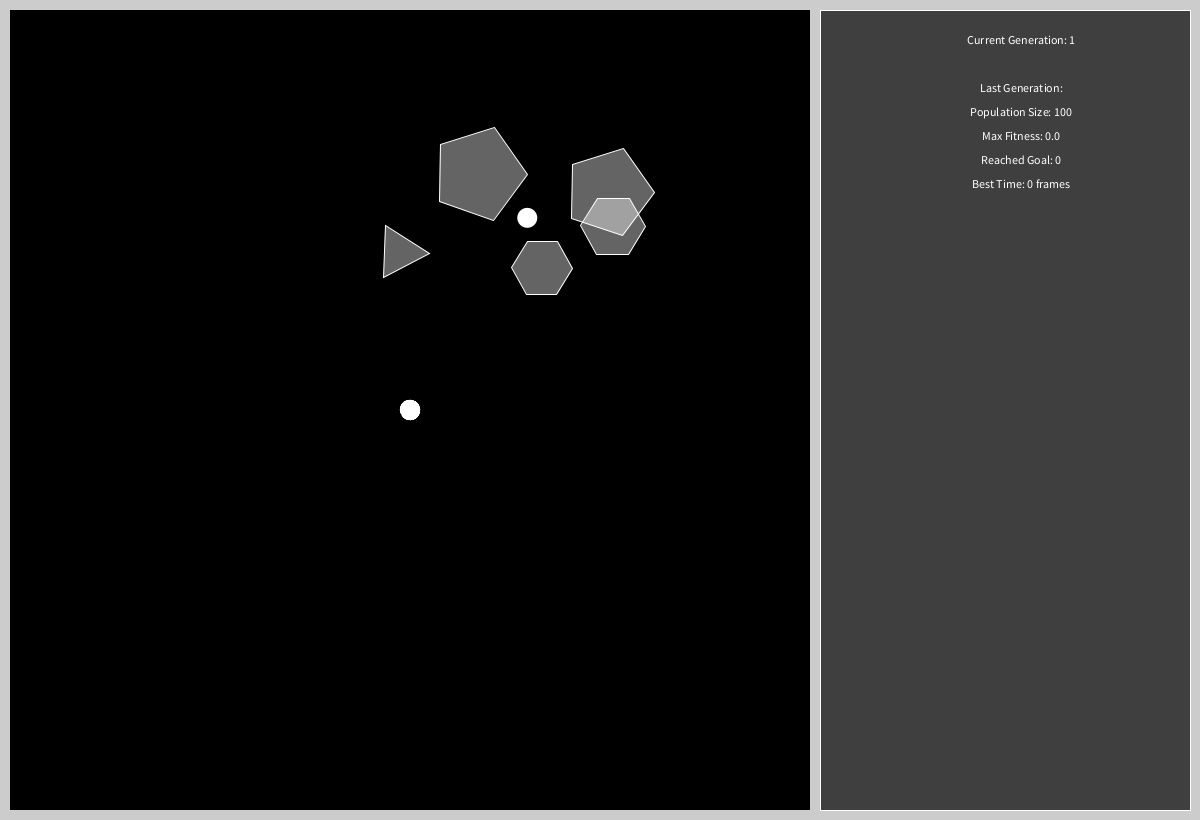
Frame 1 (no input)
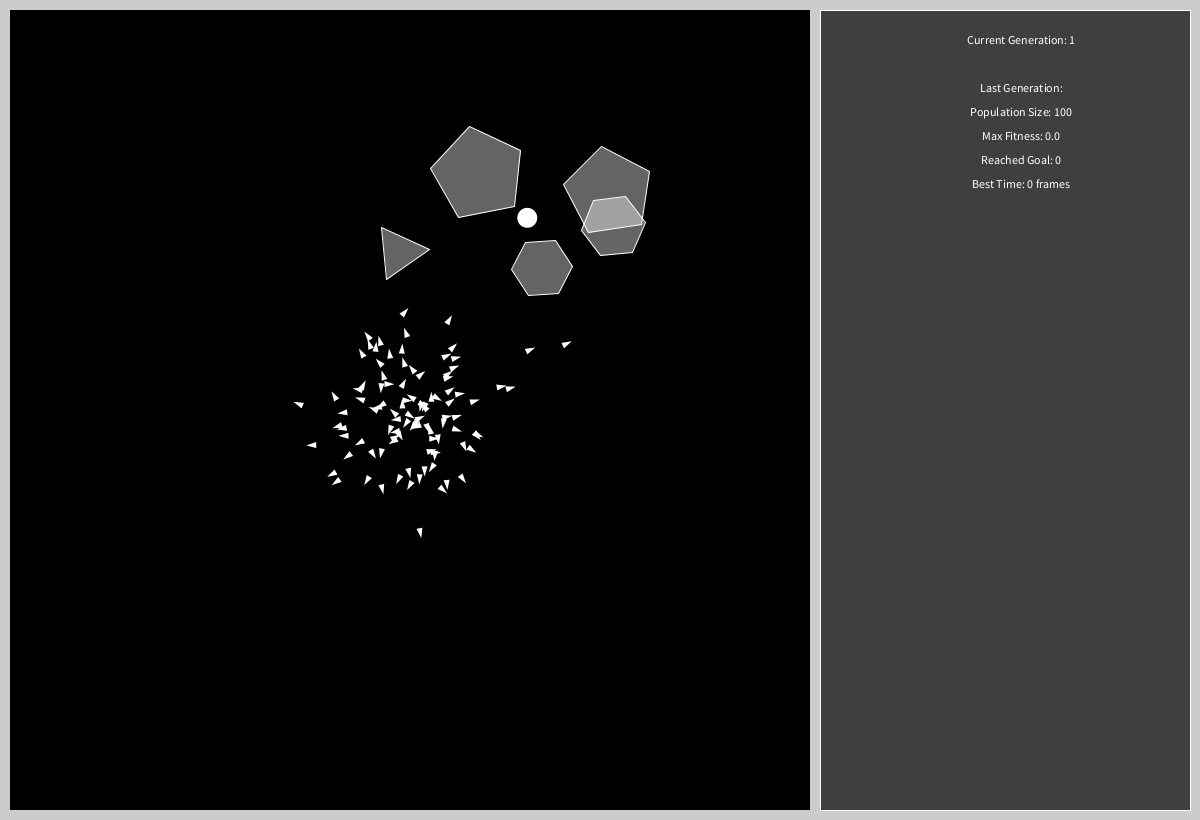
Frame 60 (the mouse pressed at the canvas centre just before this capture)
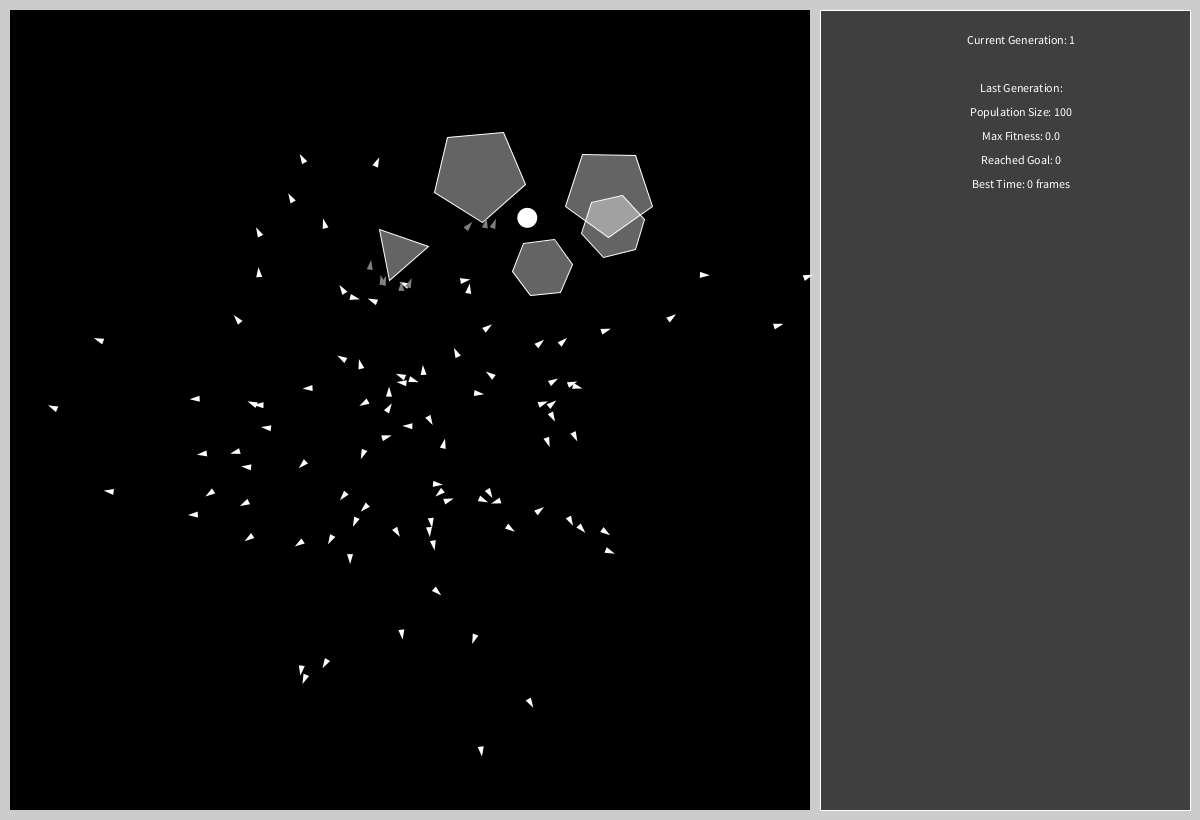
Frame 120 (the mouse held since frame 60 and released just before this capture)

The Processing sketch that drew these frames (run headless with seeded random() and noise(); from frame 60 on, the mouse is pressed at the canvas centre):

// Processing sketch: smartRockets
// ── smartRockets.pde
Arena A;
Population P;
PVector launchPoint;

void setup() {
  size(1200, 820);
  launchPoint = new PVector(0,0);
  P = new Population(100, 250, 500);
  A = new Arena(800, 800, P);
  P.target = new Target(A.wide*random(0,1)-A.wide/2,A.high*random(0,1)-A.high/2, 10);
  A.createObs(5);
}

void draw() {
  A.update();
  A.disp();
}

void keyReleased() {
 P.keyReleased(); 
}

// ── Arena.pde
class Arena { 
  float wide, high;
  int xoff = 10;
  int yoff = 10;

  Population P;  //current generation being simulated
  ArrayList<Obstacle> obstacles;

  int currentRound;

  Arena(int W, int H, Population Q) {
    wide = W;
    high = H;
    P = Q;
    currentRound = 1;
    obstacles = new ArrayList<Obstacle>();
    readout();
  }

  void update() {
    detectCollisions(); 
    dieOfOldAge();
    P.update();
  }

  void disp() {
    push();
    rectMode(CENTER);
    noStroke();
    fill(0);
    translate(xoff, yoff);
    translate(wide/2, high/2);
    rect(0, 0, wide, high);
    for (Obstacle o : obstacles) o.disp();
    P.disp();
    pop();
    //readout();
  }
  
  void createObs(int O) {
    for (int i=0; i<O; i++) {
      float randAng = random(0,2*PI);
      float randRad = random(50,200);
      Obstacle t = new Obstacle(randRad*cos(randAng), randRad*sin(randAng), random(20,50));
      t.loc.add(P.target.loc);
      obstacles.add(t);
    }
  }

  void detectCollisions() {
    for (Rocket r : P.rockets) {
      r.alive = false;
      if ( r.pos.x > -wide/2 && r.pos.x < wide/2 )
        if ( r.pos.y > -high/2 && r.pos.y < high/2 )  
          r.alive = true;
      if (dist(r.pos.x, r.pos.y, P.target.loc.x, P.target.loc.y) < P.target.radius) {
        r.alive = false;
        r.reachedGoal = true;
      }
      for (Obstacle b : obstacles) {
        if (dist(r.pos.x, r.pos.y, b.loc.x, b.loc.y) < b.rad) {
          r.alive = false;
        }
      }
    }
  }

  void dieOfOldAge() {    
    for (Rocket r : P.rockets) {
      if (r.count > P.lifespan) r.alive = false;
    }
  }

  void readout() {
    push();
    translate(wide+2*xoff, yoff);
    rectMode(CORNERS);
    stroke(255);
    fill(255/4);
    rect(0, 0, (width-wide)-3*xoff, height-2*yoff);
    translate((width-wide)/2, yoff+24);
    fill(255);
    textAlign(CENTER);
    text("Current Generation: " + currentRound, 0, 0);
    translate(0, 24*2.0);
    text("Last Generation:", 0, 0);
    translate(0, 24*1.0);
    text("Population Size: " + P.popSize, 0, 0);
    translate(0, 24*1.0);
    text("Max Fitness: " + P.maxFitness, 0, 0);
    translate(0, 24*1.0);
    text("Reached Goal: " + P.succesful, 0, 0);
    translate(0, 24*1.0);
    text("Best Time: " + P.minFrames + " frames", 0, 0);
    //best time
    //longest time
    //prev maxfitness
    //prev reached goal

    pop();
  }
}

// ── DNA.pde
class DNA {
  PVector[] genes;
  int telo;

  DNA(int T) {
    telo = T;
    genes = new PVector[telo];
    for (int i=0; i<telo; i++)  genes[i] = PVector.random2D().mult(.25);
  }
  
  void crossover(DNA A, DNA B) {
    int crossPoint = round(telo * random(0,1));
    print(crossPoint+" ");
    for (int i=0; i<telo; i++) {
       if (i < crossPoint)  genes[i] = A.genes[i].copy();
       if (i >= crossPoint)  genes[i] = B.genes[i].copy();
    }
  }
  
  void mutate() {
   if (random(0,1) < .005) {
    genes[floor(telo * random(0,1))] = PVector.random2D(); 
   }
  }
}

// ── Obstacle.pde
class Obstacle {
  PVector loc;
  float rad;
  ArrayList<PVector> points;
  int n;

  Obstacle(float X, float Y, float R) {
    points = new ArrayList<PVector>();
    loc = new PVector(X, Y);
    println(loc);
    rad = R;
    circ(int(random(3,10)));
  }

  void circ(float N) {   
    PVector temp = new PVector(0, 0);
    float angVel = 2*PI/N;
    for (int i=0; i<N; i++) {
      temp.set(cos(angVel*i), sin(angVel*i) );
      temp.setMag(rad);
      println(temp);
      points.add(temp.copy());
    }
    update();
  }

  void update() {
    n = points.size();
  }

  void disp() {
    push();
    translate(loc.x, loc.y);
    stroke(255);
    //noStroke();
    strokeWeight(1);
    fill(255,100);
    rotate(3*frameCount/(rad*n));
    beginShape();
    for (int i=0; i<n; i++) {
      vertex(points.get(i).x, points.get(i).y);
    }
    vertex(points.get(0).x, points.get(0).y);
    endShape(CLOSE);
    pop();
  }
}

// ── Population.pde
class Population { //<>// //<>//
  ArrayList<Rocket> rockets;
  int popSize;  //members
  int lifespan; //frames
  Target target;
  //float threshold;
  ArrayList<Rocket> matingPool;
  int remaining;

  float maxFitness;
  int minFrames;
  int succesful;

  boolean mode;

  Population(int P, int T, int L) {
    popSize = P;
    lifespan = L;
    //threshold = .25;
    rockets = new ArrayList<Rocket>();
    firstGen(popSize, T);
    mode = true;
  }

  void update() {
    for (Rocket r : rockets)  if (r.alive)  r.update();
    observe(rockets);
    if (remaining == 0) {
      evaluate(rockets);
      A.currentRound++;
      A.readout();
      nextGen(popSize);
    }
  }

  void disp() {
    push();
    target.disp();
    for (Rocket r : rockets)  r.disp();
    pop();
  }

  void observe(ArrayList<Rocket> R) {
    remaining = R.size();
    for (Rocket r : R)  if (r.alive==false)  remaining--;
    //println("remaining; " + remaining);
  }

  void evaluate(ArrayList<Rocket> R) {
    succesful = 0;
    maxFitness = -1;
    minFrames = lifespan;
    for (Rocket r : R) {
      float d = dist(target.loc.x, target.loc.y, r.pos.x, r.pos.y);
      d = d - target.radius;
      if (mode) r.fitness = r.count/(d*d);
      if (!mode) r.fitness = 1/(r.count*r.count*d*d);
      if (r.reachedGoal)  r.fitness += 1;
      if (r.reachedGoal)  succesful += 1;
      if (r.fitness > maxFitness)  maxFitness = r.fitness;
      if (r.reachedGoal && r.count < minFrames)  minFrames = r.count;
    }    
    println("maxFitness: " + maxFitness);
    for (Rocket r : rockets) {
      //normallized fitness scores to between 0 and 1
      r.fitness = r.fitness/maxFitness;
    }
  }

  ArrayList<Rocket> createMatingPool(int N) {
    ArrayList<Rocket> temp = new ArrayList<Rocket>();
    for (Rocket r : rockets) {
      //if (r.fitness > threshold) {
        for (int i=0; i<ceil(r.fitness*N); i++) {
          temp.add(r);
        }
      //}
    }
    println("mating pool size: " + temp.size());
    return temp;
  }

  void firstGen(int N, int T) {
    for (int i=0; i<N; i++) {
      DNA dna = new DNA(T);
      Rocket r = new Rocket(dna) ;
      r.pos.set(launchPoint.copy());
      rockets.add(r);
    }
  }

  void nextGen(int N) {
    matingPool = createMatingPool(N);
    rockets = new ArrayList<Rocket>();
    //for (int i=0; i<N; i++) {
    while (rockets.size() < N) {
      int randA = int(random(0, 1) * matingPool.size());
      int randB = int(random(0, 1) * matingPool.size());
      DNA dna = new DNA(matingPool.get(0).dna.telo);
      print("<" + randA + "," + randB + ">  :");
      dna.crossover(matingPool.get(randA).dna, matingPool.get(randB).dna);
      dna.mutate();
      Rocket r = new Rocket(dna);
      r.alive = true;
      r.pos.set(launchPoint.copy());
      if (checkDuplicate(r, rockets)==false)  rockets.add(r);
    }
  }

  boolean checkDuplicate(Rocket R, ArrayList<Rocket> L) {
    boolean cond = false;
    for (Rocket r : L) {
      float diff = 0;
      for (int i=0; i<R.dna.genes.length; i++) {
        diff = abs(R.dna.genes[i].x-r.dna.genes[i].x) + abs(R.dna.genes[i].y-r.dna.genes[i].y);
      }
      if (diff==0) {
        println("discarding");
        cond = true;
        return cond;
      }
    }
    return cond;
  }

  void keyReleased() {
    if (key == ' ')  mode = !mode;
  }
}

// ── Rocket.pde
class Rocket {
  PVector pos, vel, acc;
  boolean alive;
  DNA dna;
  float fitness;
  boolean reachedGoal;
  int count;

  Rocket(DNA D) {
    dna = D;
    pos = new PVector(0, 0);
    vel = new PVector(0, 0);
    acc = new PVector(0, 0);
    alive = true;
    fitness = 0;
    reachedGoal = false;
    count = 0;
  }

  void update() {
    if (count < dna.telo)  readDNA(count);
    vel.add(acc);
    pos.add(vel);
    acc.mult(0);
    count++;
  }

  void disp() {
    push();
    translate(pos.x, pos.y);
    rotate(vel.heading());
    noStroke();
    if (alive) fill(255);
    else fill(255/2);
    triangle(0, 0, -10, 3, -10, -3);
    pop();
  }

  void applyForce(PVector F) {
    acc.add(F.copy());
  }

  void readDNA(int f) {
    applyForce(dna.genes[f]);
  }
}

// ── Target.pde
class Target {
  PVector loc;
  float radius;

  Target(float X, float Y, float R) {
    loc = new PVector(X, Y);
    radius = R;
  }
  
  void disp() {
   push();
   noStroke();
   fill(255);
   translate(loc.x, loc.y);
   ellipse(0,0,radius*2,radius*2);
   pop();
  }
}
